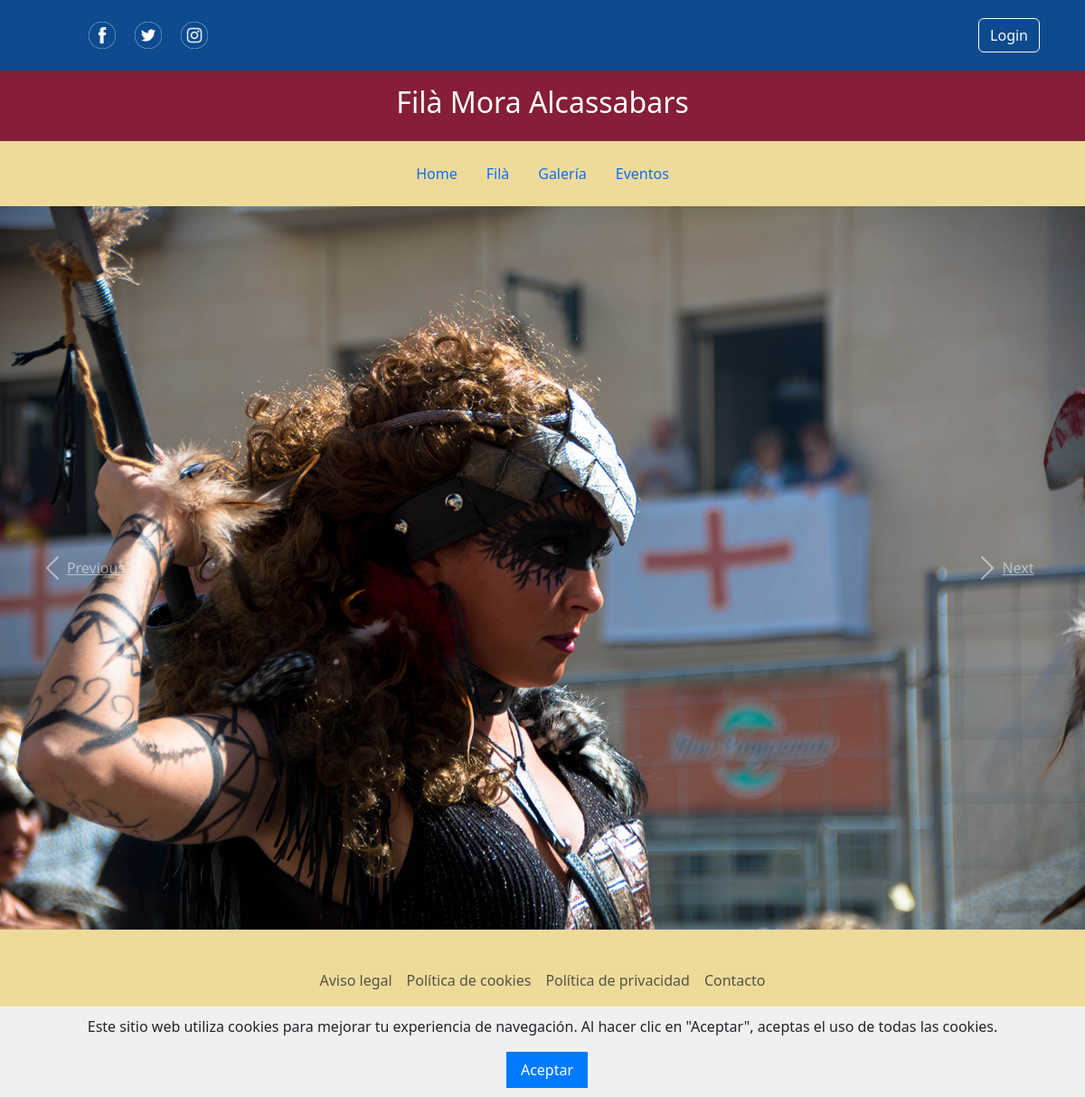
The page / on the database its author committed.
### tables this page shows
CREATE TABLE `sections` (
  `section_id` int(11) NOT NULL,
  `section_name` varchar(50) NOT NULL,
  `section_content_html` mediumtext NOT NULL,
  `section_show_in_menu` int(11) NOT NULL
);

CREATE TABLE `sections_footer` (
  `section_footer_id` int(11) NOT NULL,
  `section_footer_name` varchar(50) NOT NULL,
  `section_footer_content_html` mediumtext NOT NULL,
  `section_footer_show_in_menu` int(11) NOT NULL
);

### top.php (called while the page is built, shortened)
<?php
$servername = "localhost";
$username = "root";
$password = "";
$dbname = "alcassabars_bd";
$conn = new mysqli($servername, $username, $password, $dbname);
function ejecuta_consulta($sql) {
    global $conn;
    $result = $conn->query($sql);
    return $result;
}
?>

### index.php (the view, shortened to what this page needs)
<?php
    include ("top.php");
    include ("head.php");
    include ("header.php");
    if (isset($_GET['section'])) {
        $query = "SELECT * FROM sections WHERE section_id = $section_id";
        $result = ejecuta_consulta($query);
        if ($result->num_rows > 0) {
            $row = $result->fetch_assoc();
            muestra_contenido($row['section_content_html']);
        } else {
            echo "No se encontró la sección especificada.";
        }
    } else {
        $section_id = 1;
        $query = "SELECT * FROM sections WHERE section_id = $section_id";
        $result = ejecuta_consulta($query);
        if ($result->num_rows > 0) {
            $row = $result->fetch_assoc();
            muestra_contenido($row['section_content_html']);
        }else {
            echo "Por favor, proporciona una sección válida.";
        }
    }
    function muestra_contenido($content) {
        echo $content;
    }
    include ("footer.php");
?>

### head.php (shortened to what this page needs)
<!DOCTYPE html>
<html lang="es">
<head>
    <link href="https://cdn.jsdelivr.net/npm/bootstrap@5.3.3/dist/css/bootstrap.min.css" rel="stylesheet">
    <link rel="stylesheet" href="style/styles.css">
</head>
<body>
    <div id="cookie-banner" class="cookie-banner">
        <p>Este sitio web utiliza cookies para mejorar tu experiencia de navegación. Al hacer clic en "Aceptar", aceptas el uso de todas las cookies.</p>
        <button id="accept-cookies-btn">Aceptar</button>
    </div>

### header.php
<header class="p-3 text-white" style="background-color: #0d4a8e;">
    <div class="container">
      <div class="d-flex flex-wrap align-items-center justify-content-center justify-content-lg-start">
        <a href="/" class="d-flex align-items-center mb-2 mb-lg-0 text-white text-decoration-none">
          <svg class="bi me-2" width="40" height="32" role="img" aria-label="Bootstrap"><use xlink:href="#bootstrap"/></svg>
        </a>
        <ul class="nav col-12 col-lg-auto me-lg-auto mb-2 justify-content-center mb-md-0">
          <li>
            <a href="https://www.facebook.com/filamora.alcassabarsdalaquas" class="nav-link px-2 text-white">
            <img src="img/rrss/facebook.png" alt="Facebook" style="width: 30px; height: 30px; margin-right: 5px;">
            </a>
          </li>
          <li>
            <a href="https://twitter.com/alcassabars" class="nav-link px-2 text-white">
            <img src="img/rrss/twitter.png" alt="Twitter" style="width: 30px; height: 30px; margin-right: 5px;">
            </a>
          </li>
          <li>
            <a href="https://www.instagram.com/filaalcassabars" class="nav-link px-2 text-white">
            <img src="img/rrss/instagram.png" alt="Instagram" style="width: 30px; height: 30px; margin-right: 5px;">
            </a>
          </li>
        </ul>
        <div class="text-end">
            <button id="loginBtn" type="button" class="btn btn-outline-light me-2">Login</button>
        </div>
      </div>
    </div>
</header>
<div class="d-flex justify-content-center py-3" style="background-color: #851e36; color: white;">
    <h2>Filà Mora Alcassabars</h2>
</div>
<div class="container-fluid" style="background-color: #eedb9a; padding: 0;">
    <header class="d-flex justify-content-center py-3">
        <ul class="nav nav-pills">
            <?php
            $query = "SELECT * FROM sections WHERE section_show_in_menu = 1";
            $result = ejecuta_consulta($query);
            while ($row = $result->fetch_assoc()) {
                $sectionName = htmlspecialchars($row['section_name']);
                $sectionId = $row['section_id'];
                echo '<li class="nav-item"><a href="index.php?section=' . $sectionId . '" class="nav-link">' . $sectionName . '</a></li>';
            }
            ?>
        </ul>
    </header>
</div>

### footer.php (shortened to what this page needs)
</body>
<div class="footer">
    <footer class="py-3">
      <ul class="nav justify-content-center border-bottom pb-3 mb-3 border-black">
      <?php
            $query = "SELECT * FROM sections_footer WHERE section_footer_show_in_menu = 1";
            $result = ejecuta_consulta($query);
            while ($row = $result->fetch_assoc()) {
                $sectionName = htmlspecialchars($row['section_footer_name']);
                $sectionId = $row['section_footer_id'];
                echo '<li class="nav-item"><a href="index.php?section_footer=' . $sectionId . '" class="nav-link px-2 text-body-secondary">' . $sectionName . '</a></li>';
            }
        ?>
     </ul>
     <p class="text-center text-body-secondary">Filà Mora Alcassabars | &copy; 2024</p>
    </footer>
  </div>
</html>

### style/styles.css (style rules this page uses)
.cookie-banner { position: fixed; bottom: 0; left: 0; width: 100%; background-color: #f0f0f0; padding: 10px; text-align: center; }
#accept-cookies-btn { background-color: #007bff; color: #fff; border: none; padding: 8px 16px; margin-left: 10px; cursor: pointer; transition: background-color 0.3s; }
html, body { margin: 0; padding: 0; height: 100%; }
body { display: flex; flex-direction: column; }
.footer { background-color: #eedb9a; padding: 20px; margin-top: auto; }

### rows shown on the page
sections: section_name "Home", section_content_html (picture), section_content_html "Previous Next"
sections: section_name "Filà"
sections: section_name "Galería"
sections: section_name "Eventos"
sections_footer: section_footer_name "Aviso legal"
sections_footer: section_footer_name "Política de cookies"
sections_footer: section_footer_name "Política de privacidad"
sections_footer: section_footer_name "Contacto"
